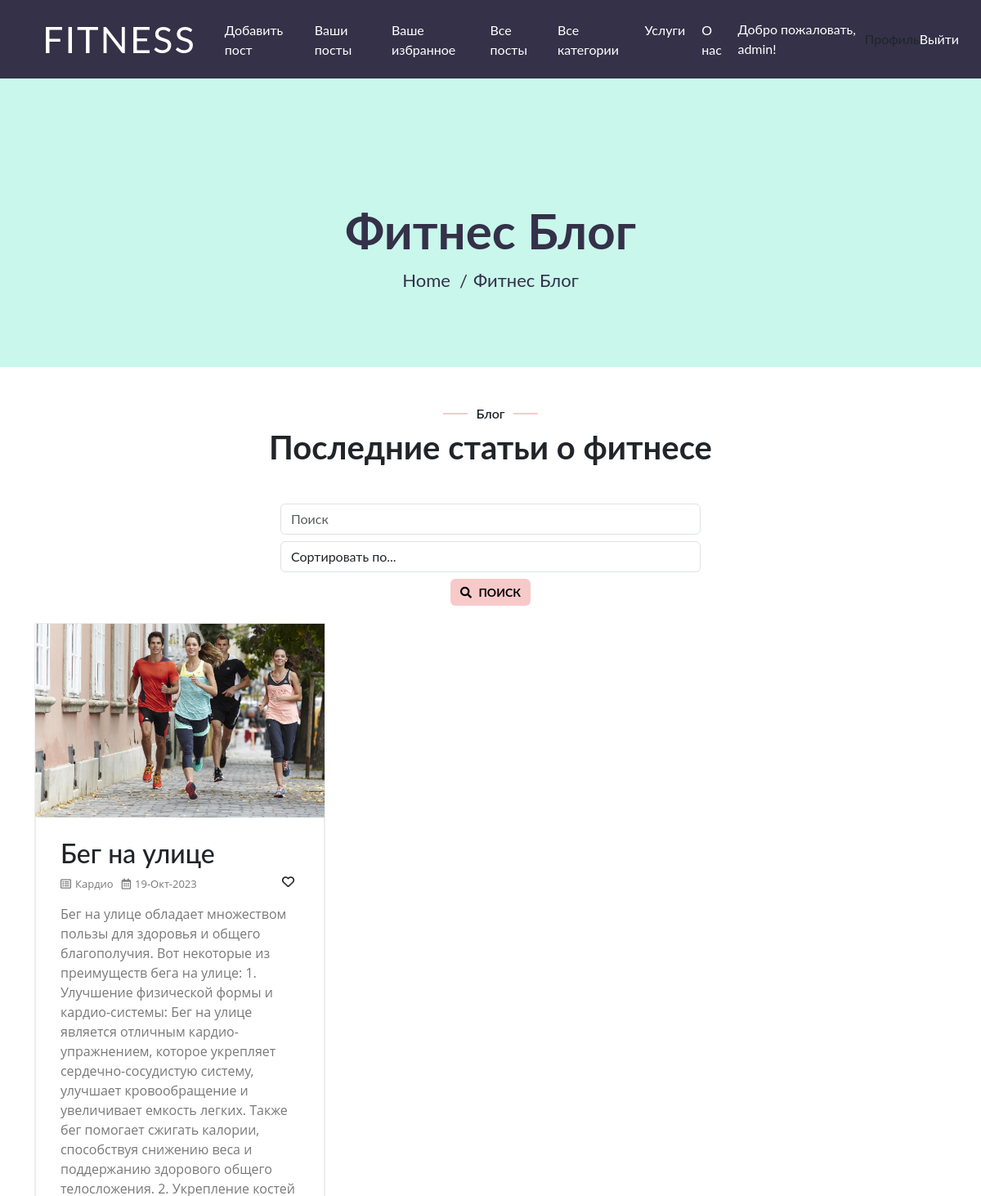
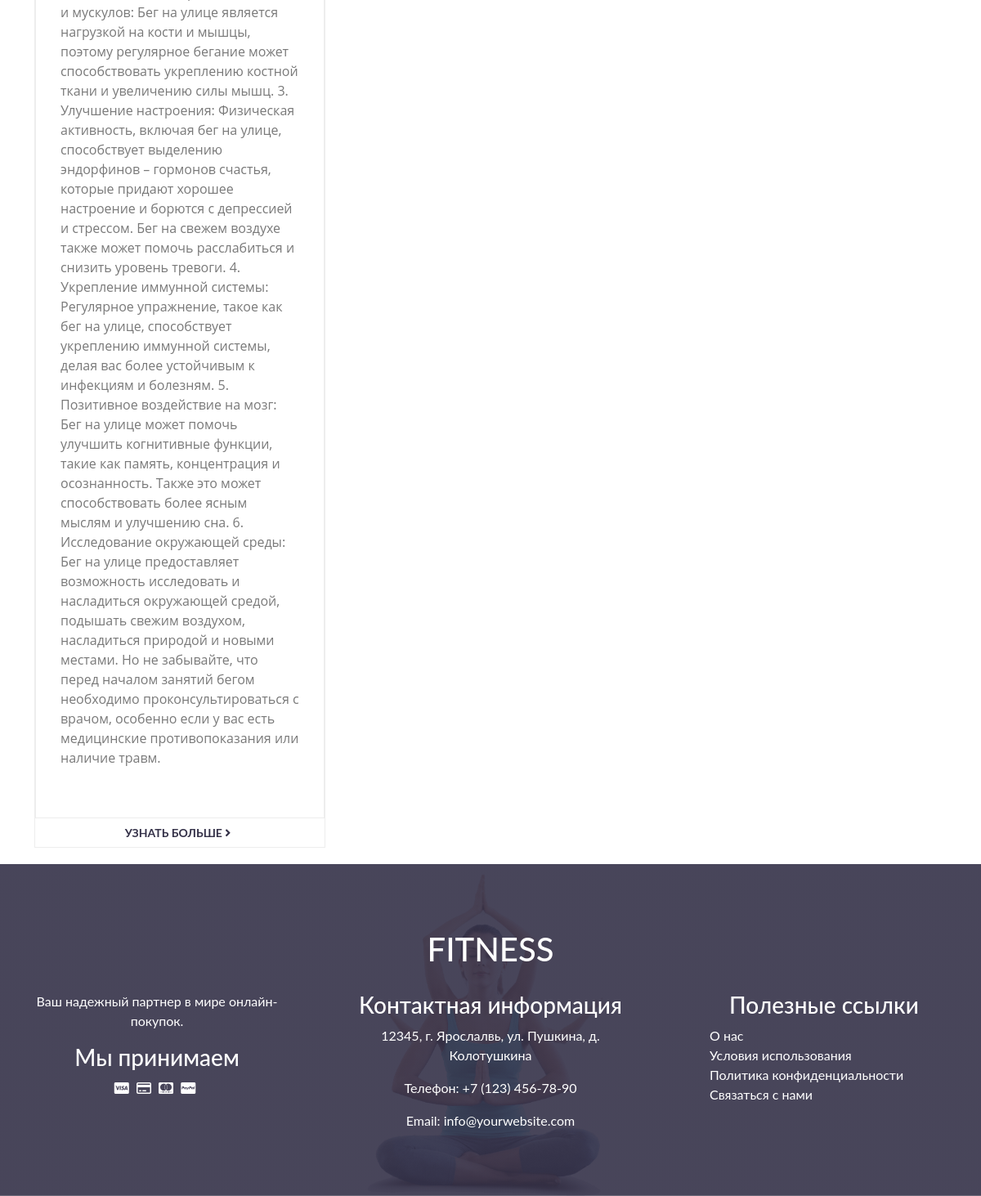
The app's page / (signed in) with its own data (2 pictures, top to bottom).
### blog/models.py (models this page shows, shortened)
class Post(models.Model):
    title = models.CharField(max_length=200)
    content = models.TextField()
    created_at = models.DateTimeField(auto_now_add=True)
    image = models.ImageField(upload_to='media/', null=True, blank=True)
    category = models.ForeignKey(Category, on_delete=models.SET_NULL, null=True, blank=True)
    author = models.ForeignKey(User, on_delete=models.CASCADE, related_name='authored_posts')
    favorited_by = models.ManyToManyField(User, through='FavoritePost', related_name='favorite_posts')
    class Meta:
        verbose_name = 'Пост'
        verbose_name_plural = 'Посты'

class Category(models.Model):
    name = models.CharField(max_length=100)
    class Meta:
        verbose_name = 'Категория'
        verbose_name_plural = 'Категории'

### blog/views.py (the view, shortened to what this page needs)
# urls.py: path('', views.PostView.as_view(), name='blog'),
@method_decorator(login_required, name='dispatch')
class PostView(View):
    def get(self, request):
        posts = Post.objects.all()
        return render(request, 'blog/blog.html', {'posts': posts})

### templates/blog/blog.html (shortened to what this page needs)
{% include 'scheme/staticlinks.html' %}
{% include 'scheme/navbar.html' %}
{% load static %}
<body>
<div class="page-header">
    <div class="container">
        <div class="row">
            <div class="col-12">
                <h2>Фитнес Блог</h2>
            </div>
            <div class="col-12">
                <a href="/">Home</a>
                <a href="{{ request.path }}">Фитнес Блог</a>
            </div>
        </div>
    </div>
</div>
<div class="section-header text-center wow zoomIn" data-wow-delay="0.1s"
     style="visibility: visible; animation-delay: 0.1s; animation-name: zoomIn;">
    <p>Блог</p>
    {% if posts %}
    <h2>Последние статьи о фитнесе</h2>
    {% endif %}
</div>
<div class="container">
    <div class="row">
        <div class="col-md-6 offset-md-3">
            <form action="{% url 'search' %}" method="get" class="form-inline text-center">
                <div class="form-group mx-sm-3 mb-2">
                    <input type="text" name="q" class="form-control" placeholder="Поиск" value="{{ query }}">
                </div>
                <div class="form-group mx-sm-3 mb-2">
                    <select name="order_by" class="form-control">
                        <option value="">Сортировать по...</option>
                    </select>
                </div>
                <button type="submit" class="btn btn-custom">
                    <i class="fas fa-search"></i> Поиск
                </button>
            </form>
        </div>
    </div>
    <div class="row blog-page">
        {% for post in posts %}
        <div class="col-lg-4 col-md-6 wow fadeInUp custom_item_main">
            <div class="blog-item">
                {% if post.image %}
                <div class="blog-img"><img src="{{ post.image.url }}" alt="{{ post.title }}"></div>
                {% endif %}
                <div class="blog-text">
                    <h2><a href="{% url 'post_detail' post.id %}">{{ post.title }}</a></h2>
                    <div class="blog-meta content-gray">
                        {% if post.category %}
                        <p><i class="far fa-list-alt"></i>{{ post.category.name }}</p>
                        {% endif %}
                        <p><i class="far fa-calendar-alt"></i>{{ post.created_at|date:"d-M-Y" }}</p>
                        <button class="favorite-button" data-post-id="{{ post.id }}"
                                style="background: none; border: none; margin-left: auto; font-size: 20px; margin-top: -5px;">
                            {% if user in post.favorited_by.all %}
                            <img width="15px" src="/media/svg/heart-solid.png" alt="Regular Heart">
                            {% else %}
                            <img width="15px" src="/media/svg/heart-regular.png" alt="Solid Heart">
                            {% endif %}
                        </button>
                    </div>
                    <p class="content-gray">{{ post.content }}</p>
                </div>
                <a class="btn" href="{% url 'post_detail' post.id %}">Узнать больше <i class="fa fa-angle-right">
                </i></a>
            </div>
        </div>
        {% endfor %}
    </div>
</div>
{% include 'scheme/footer.html' %}
</body>

### templates/scheme/navbar.html (shortened to what this page needs)
<div class="navbar navbar-expand-lg bg-dark navbar-dark">
    <div class="container-fluid">
        <a href="/" class="navbar-brand">Fitness</a>
        <div class="collapse navbar-collapse justify-content-between" id="navbarCollapse">
            <div class="navbar-nav ml-auto">
                {% if user.is_authenticated %}
                <a href="{% url 'post_new' %}" class="nav-item nav-link">Добавить пост</a>
                <a href="{% url 'user_posts' %}" class="nav-item nav-link">Ваши посты</a>
                <a href="{% url 'favorites_list' %}" class="nav-item nav-link">Ваше избранное</a>
                {% if user.is_superuser %}
                <a href="{% url 'all_posts' %}" class="nav-item nav-link">Все посты</a>
                <a href="{% url 'categories' %}" class="nav-item nav-link">Все категории</a>
                {% endif %}
                <a href="{% url 'services' %}" class="nav-item nav-link">Услуги</a>
                <a href="{% url 'about_us' %}" class="nav-item nav-link">О нас</a>
                {% endif %}
            </div>
            {% if user.is_authenticated %}
            <div class="custom_nav_div">
                <span class="nav-item nav-link ml-auto custom_welcome_msg">Добро пожаловать, {{ user.username }}!</span>
                <a href="{% url 'view_profile' %}" class="nav-item nav-link">Профиль</a>
                <a class="nav-item nav-link custom_logout_btn" href="{% url 'logout' %}">Выйти</a>
            </div>
            {% else %}
            <div class="custom_nav_div">
                <a href="{% url 'login' %}" class="nav-item nav-link custom_login_btn">Войти</a> /
                <a href="{% url 'signup' %}" class="nav-item nav-link custom_signup_btn">Зарегистрироваться</a>
            </div>
            {% endif %}
        </div>
    </div>
</div>

### static/css/styles.css (style rules this page uses)
.blog-text { position: relative; padding: 25px 30px; border-right: 1px solid rgba(0,0,0,.07); border-bottom: 1px solid rgba(0,0,0,.07); border-left: 1px solid rgba(0,0,0,.07); }
.page-header { position:relative; margin-bottom:45px; padding:150px 0 90px; text-align:center; background:#c9f7ec }
.page-header h2 { position:relative; color:#343148; font-size:60px; font-weight:700 }
.page-header a { position:relative; padding:0 12px; font-size:22px; color:#343148 }
.page-header a::after { position:absolute; content:"/"; width:8px; height:8px; top:-2px; right:-7px; text-align:center; color:#343148 }
.page-header a:last-child::after { display:none }
.section-header { position:relative; max-width:600px; margin:0 auto; margin-bottom:45px }
.section-header p { display:inline-block; margin:0 30px; margin-bottom:5px; padding:0 10px; position:relative; font-size:16px; font-weight:600; background:#fff }
.section-header p::after { position:absolute; content:""; height:2px; top:11px; right:-30px; left:-30px; background:#F7CAC9; z-index:-1 }
.section-header h2 { margin:0; position:relative; font-size:40px; font-weight:700 }
.blog-page { display: flex; flex-wrap: wrap; }
.blog-item { border: 1px solid rgba(0, 0, 0, 0.07); margin-bottom: 20px; }
.blog-img img { width: 100%; }
.blog-meta { position: relative; display: flex; margin-bottom: 15px; font-size: 13px; }
.content-gray { color: #797979; font-family: 'Open Sans',sans-serif; }
i { margin-right: 5px }
.blog-meta p { margin: 0 10px 0 0; }
.btn { font-size: 14px; font-weight: 700; text-transform: uppercase; color: #343148; transition: .3s; }
.blog-text h2 a { text-decoration: none; }
.blog-item { display: flex; flex-direction: column; height: 100%; }
.blog-text { flex-grow: 1; }
.custom_item_main { margin: 5px 0px 20px 0px; }
.btn-custom { background-color: #F7CAC9; color: black; border: none; transition: background-color 0.3s ease; }

### static/css/footer.css (style rules this page uses)
body { overflow-x: hidden; }
.container { flex-grow: 1; }

### static/css/navbar.css (style rules this page uses)
.custom_nav_div { display: flex; align-items: center; }
.custom_welcome_msg { color: white; }
.custom_logout_btn { color: white; }
body { font-family: 'Lato', sans-serif; }
a, u { text-decoration: none; color: inherit; }
.navbar { padding: 15px; background: #343148 !important; z-index: 9999; }
.navbar .navbar-brand { margin: 25px; color:#fff; font-size:45px; line-height:0; text-transform:uppercase; letter-spacing:2px; transition:.5s }
.navbar-dark .navbar-nav .nav-link, .navbar-dark .navbar-nav .nav-link:focus, .navbar-dark .navbar-nav .nav-link:hover, .navbar-dark .navbar-nav .nav-link.active { padding:10px 10px 8px; color:#fff }

### records on screen
Post: image (picture), title "Бег на улице", category.name "Кардио", created_at "19-Окт-2023", content "Бег на улице обладает множеством пользы для здоровья и общего благополучия. Вот некоторые из преимуществ бега на улице: 1. Улучшение физической формы и кардио-системы: Бег на улице является отличным кардио-упражнением, которое укрепляет сердечно-сосудистую систему, улучшает кровообращение и увеличивает емкость легких. Также бег помогает сжигать калории, способствуя снижению веса и поддержанию здорового общего телосложения. 2. Укрепление костей и мускулов: Бег на улице является нагрузкой на кости и мышцы, поэтому регулярное бегание может способствовать укреплению костной ткани и увеличению силы мышц. 3. Улучшение настроения: Физическая активность, включая бег на улице, способствует выделению…"

### other values on screen
{{ user.username }} "admin"
